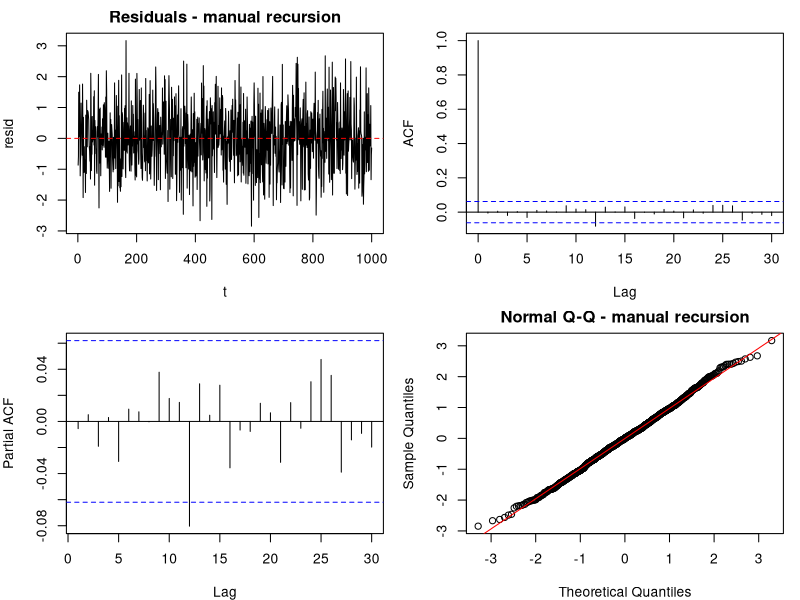
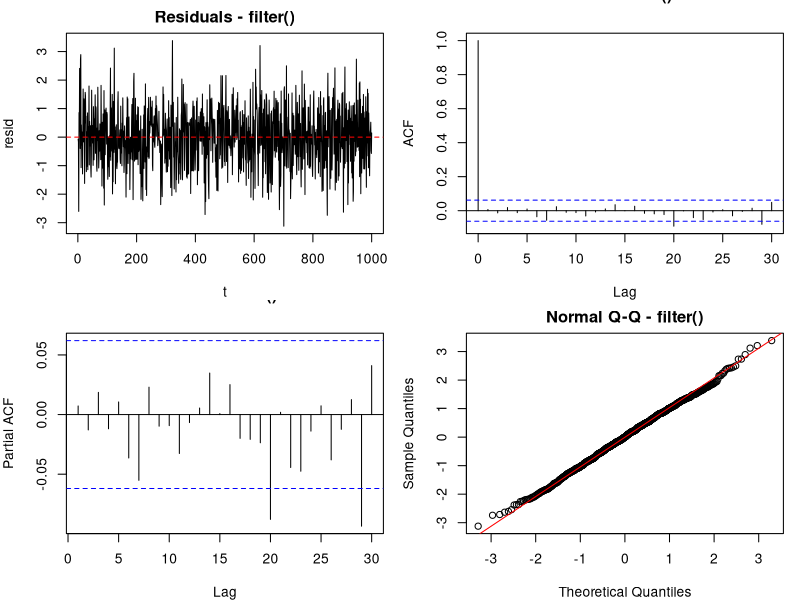

Write R code to recreate these figures, in order.
## AR(2) simulation: manual recursion vs filter, then fit arima(2,0,0)
## and run residual diagnostics on each.

set.seed(123)

n   <- 1000          # series length
phi <- c(0.6, -0.3)  # AR(2) coefficients
sig <- 1             # innovation sd

## --- 1) Manual recursion ----------------------------------------------------
eps_m   <- rnorm(n, sd = sig)
x_man   <- numeric(n)
x_man[1:2] <- rnorm(2)
for (t in 3:n) {
  x_man[t] <- phi[1] * x_man[t - 1] + phi[2] * x_man[t - 2] + eps_m[t]
}

## --- 2) filter() with recursive method --------------------------------------
eps_f <- rnorm(n, sd = sig)
x_flt <- as.numeric(stats::filter(eps_f, filter = phi, method = "recursive"))

## --- Fit arima(2,0,0) to each -----------------------------------------------
fit_man <- arima(x_man, order = c(2, 0, 0))
fit_flt <- arima(x_flt, order = c(2, 0, 0))

cat("\n=== Fit from manual recursion ===\n"); print(fit_man)
cat("\n=== Fit from filter()         ===\n"); print(fit_flt)

## --- Residual analysis ------------------------------------------------------
resid_diag <- function(fit, label) {
  r <- residuals(fit)

  cat("\n--- Residual diagnostics:", label, "---\n")
  cat("mean(resid) =", mean(r), "  sd(resid) =", sd(r), "\n")

  # Ljung-Box test for autocorrelation in residuals
  lb <- Box.test(r, lag = 10, type = "Ljung-Box",
                 fitdf = length(fit$coef) - 1)  # subtract intercept df
  print(lb)

  # Shapiro-Wilk for normality (use a subsample if n > 5000)
  sw <- shapiro.test(if (length(r) > 5000) sample(r, 5000) else r)
  print(sw)

  # Plots
  op <- par(mfrow = c(2, 2), mar = c(4, 4, 2, 1))
  plot(r, type = "l", main = paste("Residuals -", label),
       ylab = "resid", xlab = "t"); abline(h = 0, col = "red", lty = 2)
  acf(r,  main = paste("ACF -",  label))
  pacf(r, main = paste("PACF -", label))
  qqnorm(r, main = paste("Normal Q-Q -", label)); qqline(r, col = "red")
  par(op)

  invisible(list(ljung_box = lb, shapiro = sw))
}

pdf("code/ar2_residuals.pdf", width = 8, height = 7)
diag_man <- resid_diag(fit_man, "manual recursion")
diag_flt <- resid_diag(fit_flt, "filter()")
dev.off()

cat("\nDiagnostic plots written to code/ar2_residuals.pdf\n")
